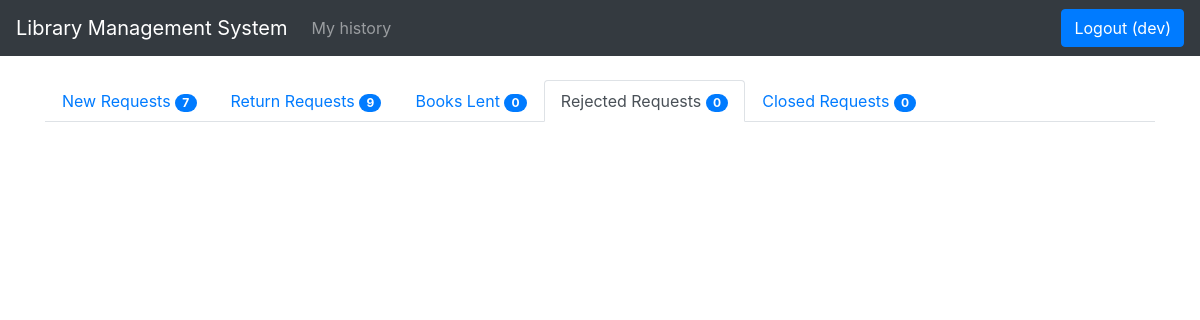
Before: /library/books/manage_requests_rejected (signed in) with the older database file.
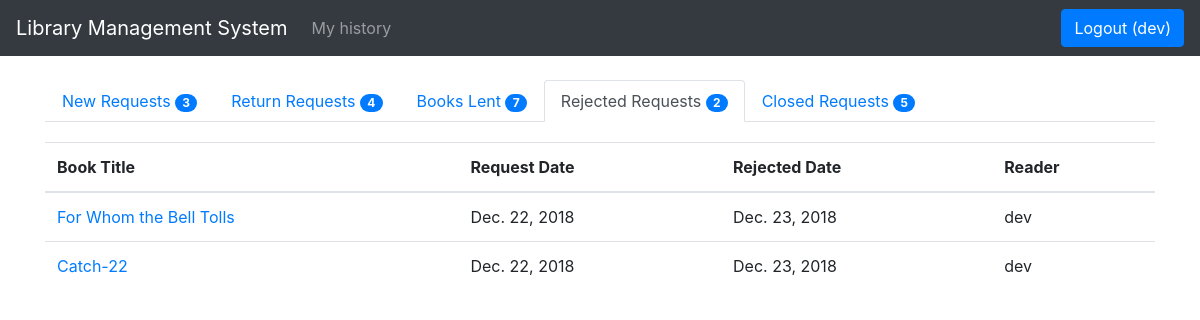
After: the same page with the newer database file.
### library/models.py (models this page shows, shortened)
class BookLendDetail(models.Model):
    book_status = (('p', 'pending'), ('l', 'lent'), ('r', 'returned'), ('c', 'closed'), ('n', 'rejected'))
    book = models.ForeignKey(Book, on_delete=models.SET_NULL, null=True)
    reader = models.ForeignKey(User, on_delete=models.SET_NULL, null=True, blank=True)
    request_date = models.DateField(null=True, blank=True)
    lent_date = models.DateField(null=True, blank=True)
    return_date = models.DateField(null=True, blank=True)
    close_date = models.DateField(null=True, blank=True)
    charge = models.IntegerField()
    status = models.CharField(max_length=1, choices = book_status, blank = True, default = 'p')

class Book(models.Model):
    numeric = RegexValidator(r'^[0-9]*$', 'Only  numeric characters are allowed.')
    book_status = (('a', 'available'), ('l', 'lent'))
    title = models.CharField(max_length=250)
    isbn = models.CharField('ISBN', max_length=13, help_text='13 Character ISBN number', validators=[numeric])
    description = models.TextField(max_length=500)
    price = models.IntegerField()
    total_quantity = models.IntegerField()
    quantity = models.IntegerField(default=1)
    status = models.CharField(max_length=1, choices = book_status, blank = True, default = 'a')
    author = models.ManyToManyField(Author)
    category = models.ManyToManyField(Category)
    def get_absolute_url(self):
        return reverse('book_detail', args=[str(self.id)])
    def display_category(self):
        return ', '.join(category.name for category in self.category.all()[:3])
    display_category.short_description = "Category"
    def display_author(self):
        return ', '.join(author.firstname for author in self.author.all()[:3])
    display_author.short_description = "Author"

### library/views.py (the view)
# urls.py: path('books/manage_requests_rejected', views.manage_requests_rejected, name='manage_requests_rejected'),
@login_required
def manage_requests_rejected(request):
    rejected_request_data = BookLendDetail.objects.filter(status = 'n').order_by("-close_date")
    context = manage_requests_count()
    paginator = Paginator(rejected_request_data, 10)
    page = request.GET.get('page')
    try:
        rejected_request_data = paginator.page(page)
    except PageNotAnInteger:
        rejected_request_data = paginator.page(1)
    except EmptyPage:
        rejected_request_data = paginator.page(paginator.num_pages)
    return render(request, 'manage_requests_rejected.html', {'rejected_request' : rejected_request_data, 'context': context})

### library/views.py (called while the page is built)
def manage_requests_count():
    p = BookLendDetail.objects.filter(status = 'p').order_by("-request_date")
    r = BookLendDetail.objects.filter(status = 'r').order_by("-return_date")
    l = BookLendDetail.objects.filter(status = 'l').order_by("-lent_date")
    c = BookLendDetail.objects.filter(status = 'c').order_by("-close_date")
    n = BookLendDetail.objects.filter(status = 'n').order_by("-close_date")
    context = {
        'p' : p.count,
        'r' : r.count,
        'l' : l.count,
        'c' : c.count,
        'n' : n.count
    }
    return context

### library/templates/manage_requests_rejected.html (shortened to what this page needs)
{% extends "base.html" %} {% block content %}
<ul class="nav nav-tabs">
  <li class="nav-item">
    <a class="nav-link" href="{% url 'manage_requests' %}">New Requests <span id="lcount" class="badge badge-primary badge-pill">{{ context.p  }}</span></a>
  </li>
  <li class="nav-item">
    <a class="nav-link" href="{% url 'manage_requests_return' %}">Return Requests <span id="rcount" class="badge badge-primary badge-pill">{{ context.r }}</span></a>
  </li>
  <li class="nav-item">
    <a class="nav-link" href="{% url 'manage_requests_lent' %}">Books Lent <span id="" class="badge badge-primary badge-pill">{{ context.l }}</span></a>
  </li>
  <li class="nav-item">
    <a class="nav-link active" href="{% url 'manage_requests_rejected' %}">Rejected Requests <span id="" class="badge badge-primary badge-pill">{{ context.n }}</span></a>
  </li>
  <li class="nav-item">
      <a class="nav-link" href="{% url 'manage_requests_close' %}">Closed Requests <span id="" class="badge badge-primary badge-pill">{{ context.c }}</span></a>
  </li>
</ul>
<table class="table req-table">
  <thead>
    {% if context.n > 0 %}
    <tr class="t_body2">
      <th scope="col">Book Title</th>
      <th scope="col">Request Date</th>
      <th scope="col">Rejected Date</th>
      <th scope="col">Reader</th>
    </tr>
    {% endif %}
  </thead>
  <tbody class="t_body2">
    {% for req in rejected_request %}
    <tr id="{{ req.id }}">
      <td>
        <a href="{{ req.book.get_absolute_url  }}">{{ req.book.title }}</a>
      </td>
      <td>{{ req.request_date }}</td>
      <td>{{ req.close_date }}</td>
      <td>{{ req.reader.username }}</td>
    </tr>
    {% endfor %}
  </tbody>
</table>
{% endblock %}

Changed rows visible on the page:
now on this page (row edited): BookLendDetail: book "For Whom the Bell Tolls", request_date "Dec. 22, 2018", close_date "Dec. 23, 2018", reader.username "dev"
now on this page (row edited): BookLendDetail: book "Catch-22", request_date "Dec. 22, 2018", close_date "Dec. 23, 2018", reader.username "dev"
Other visible differences:
{{ context.p }}: "7" → "3"
{{ context.r }}: "9" → "4"
{{ context.l }}: "0" → "7"
{{ context.n }}: "0" → "2"
{{ context.c }}: "0" → "5"
text now shown: "Book Title Request Date Rejected Date Reader"
